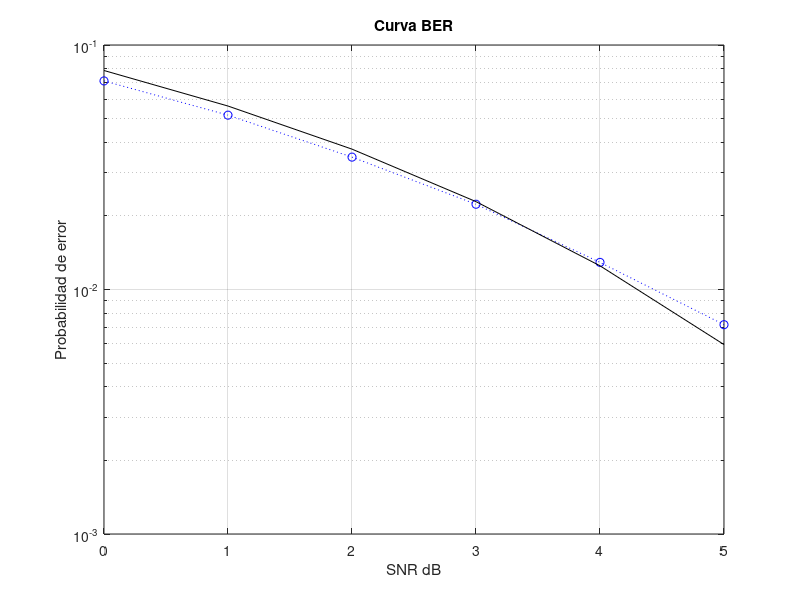

Here is the MATLAB script that generated this plot:
valores= 100000;
x=rand(1,valores);
x= ((x>0.7)-0.5)*2;

noise= randn(1,valores);
SNRdb= 0:1:5;
SNR = 10.^(SNRdb/10);
desvio=1./sqrt(2*SNR);

for i=1:length(desvio)
    N0(i,:)= noise*desvio(i);
    y(i,:)= x+N0(i,:);
end

errores= zeros(length(desvio),1);

for i=1:length(desvio)
    for j=1:length(x)
        if y(i,j)>0.18;
            y(i,j)=1;
        else 
            y(i,j)=-1;
        end
        if (y(i,j)~=x(j));
            errores(i,1)= errores(i,1)+1;
        end
    end
    Pe(i)= errores(i)/length(x);
end
figure
semilogy(SNRdb,Pe,'b:o');
hold on
semilogy(SNRdb,0.5*erfc(sqrt(SNR)),'k');
grid on
title('Curva BER')
xlabel('SNR dB')
ylabel('Probabilidad de error')


    